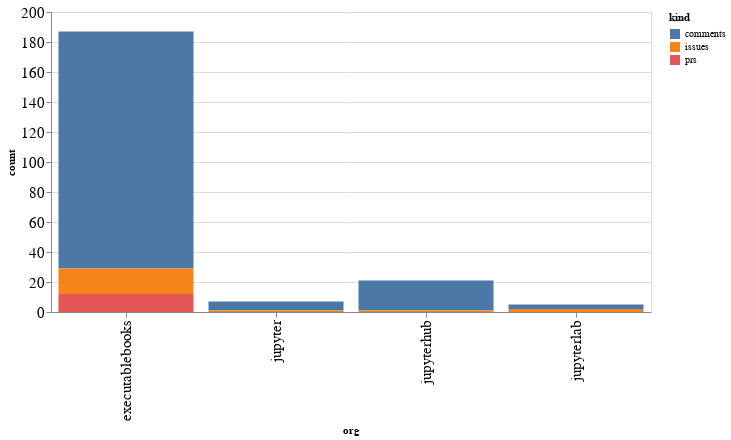

Here is the notebook cell this chart was saved with:
### Code cell
alt.Chart(org_summaries, width=600).mark_bar().encode(
    x='org',
    y='count',
    color='kind',
    tooltip="org"
)

### Figure 1 — Vega-Lite specification as saved in the notebook (floating-point values rounded to 4 significant figures)
{"config": {"axisLeft": {"labelFontSize": 15}, "axisBottom": {"labelFontSize": 15}}, "data": {"name": "data-38f903946e7731bbc2c7b1d35955072a"}, "mark": "bar", "encoding": {"color": {"type": "nominal", "field": "kind"}, "tooltip": {"type": "nominal", "field": "org"}, "x": {"type": "nominal", "field": "org"}, "y": {"type": "quantitative", "field": "count"}}, "width": 600, "$schema": "https://vega.github.io/schema/vega-lite/v4.8.1.json", "datasets": {"data-38f903946e7731bbc2c7b1d35955072a": [{"org": "executablebooks", "kind": "comments", "count": 158}, {"org": "executablebooks", "kind": "issues", "count": 17}, {"org": "executablebooks", "kind": "prs", "count": 12}, {"org": "jupyter", "kind": "comments", "count": 6}, {"org": "jupyter", "kind": "issues", "count": 1}, {"org": "jupyterhub", "kind": "comments", "count": 20}, {"org": "jupyterhub", "kind": "issues", "count": 1}, {"org": "jupyterlab", "kind": "comments", "count": 3}, {"org": "jupyterlab", "kind": "issues", "count": 2}]}}
